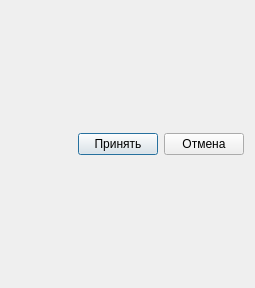
<?xml version="1.0" encoding="UTF-8"?>
<ui version="4.0">
 <class>Dialog</class>
 <widget class="QDialog" name="Dialog">
  <property name="geometry">
   <rect>
    <x>0</x>
    <y>0</y>
    <width>255</width>
    <height>288</height>
   </rect>
  </property>
  <property name="windowTitle">
   <string>Dialog</string>
  </property>
  <layout class="QVBoxLayout" name="verticalLayout">
   <item>
    <layout class="QVBoxLayout" name="main_widget_layout"/>
   </item>
   <item>
    <layout class="QHBoxLayout" name="buttons_layout">
     <item>
      <spacer name="horizontalSpacer_2">
       <property name="orientation">
        <enum>Qt::Horizontal</enum>
       </property>
       <property name="sizeHint" stdset="0">
        <size>
         <width>40</width>
         <height>20</height>
        </size>
       </property>
      </spacer>
     </item>
     <item>
      <widget class="QPushButton" name="accept_button">
       <property name="text">
        <string>Принять</string>
       </property>
      </widget>
     </item>
     <item>
      <widget class="QPushButton" name="cancel_button">
       <property name="text">
        <string>Отмена</string>
       </property>
      </widget>
     </item>
    </layout>
   </item>
  </layout>
 </widget>
 <resources/>
 <connections/>
</ui>
